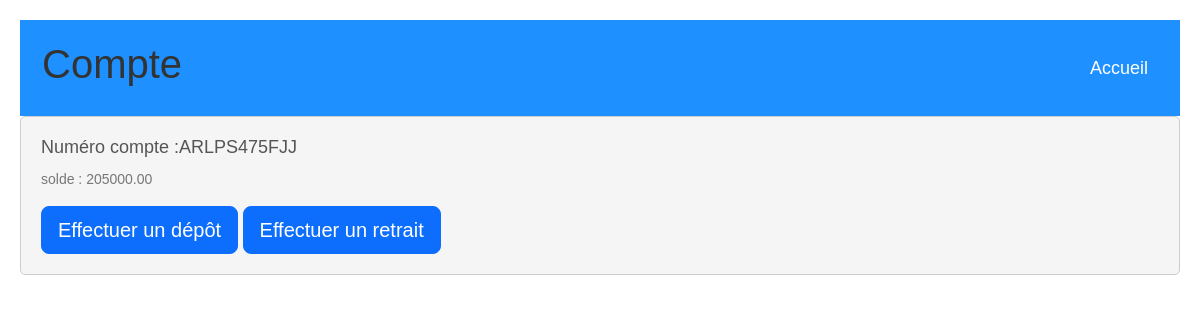
The app's page /comptes/1/solde/ (signed in), older data.
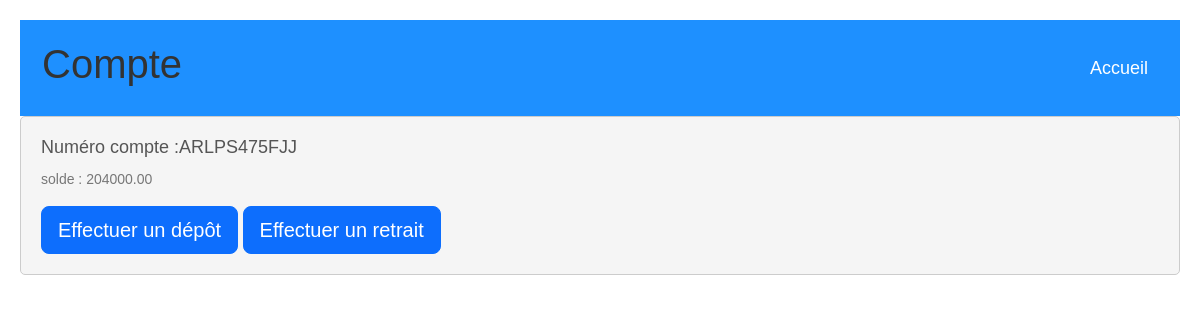
The same page, newer data.
### comptes/models.py (models this page shows, shortened)
class CompteBancaire(models.Model):
    user = models.ForeignKey(settings.AUTH_USER_MODEL, on_delete=models.SET_NULL, null=True)
    numero_compte = models.CharField(max_length=50, unique=True)
    solde = models.DecimalField(max_digits=10, decimal_places=2)

### comptes/views.py (the view)
# urls.py: path('comptes/<int:compte_id>/solde/', comptes.views.afficher_solde, name='afficher_solde'),
@login_required
def afficher_solde(request, compte_id):
    compte = CompteBancaire.objects.get(pk=compte_id)
    return render(request, 'comptes/afficher_solde.html', {'compte': compte})

### comptes/templates/comptes/afficher_solde.html (shortened to what this page needs)
{% load static %}
<!DOCTYPE html>
<html>
<head>
    <link href="https://cdn.jsdelivr.net/npm/bootstrap-icons@1.4.1/font/bootstrap-icons.css" rel="stylesheet" />
    <link rel="stylesheet" href="{% static 'comptes/index.css' %}" />
    <link href="{% static 'comptes/styles.css' %}" rel="stylesheet" />
</head>
<body>
    <header>
        <div class="container">
          <h1>Compte</h1>
          <nav>
            <ul>
            <li><a href="{% url 'compte_list'  %}" id = "Accueil">Accueil</a></li>
            </ul>
          </nav>
        </div>
      </header>
    <div class="article-details">
        <h2> Numéro compte :{{ compte.numero_compte  }}</h2>
        <p> solde : {{ compte.solde }}</p>
        <a class="btn btn-primary btn-lg" href="{% url 'depot' compte.id %}">Effectuer un dépôt</a>
        <a class="btn btn-primary btn-lg" href="{% url 'retrait' compte.id%}">Effectuer un retrait</a>
    </div>
</body>
</html>

### comptes/static/comptes/index.css (style rules this page uses)
header { background-color: dodgerblue; color: #fff; padding: 20px 0; }
.container { max-width: 1200px; margin: 0 auto; display: flex; justify-content: space-between; align-items: center; }
h1 { font-size: 32px; margin: 0; }
nav ul { list-style: none; margin: 0; padding: 0; display: flex; }
nav li { margin-left: 20px; }
nav a { color: #fff; text-decoration: none; font-size: 18px; padding: 10px; border-radius: 5px; transition: background-color 0.3s ease; }
h2 { font-size: 24px; margin-top: 0; }
p { font-size: 18px; line-height: 1.5; }
.container { max-width: 1200px; margin: 0 auto; padding: 0 15px; }
nav a { text-decoration: none; color: inherit; outline: none; }

### comptes/templates/comptes/afficher_solde.html (style rules this page uses)
body { font-family: Arial, sans-serif; margin: 20px; }
h1 { color: #333; }
p { color: #777; }
.article-details { border: 1px solid #ccc; padding: 20px; border-radius: 5px; background-color: #f5f5f5; }
.article-details h2 { color: #555; font-size: 18px; margin-bottom: 10px; }
.article-details p { font-size: 14px; line-height: 1.5; }

Row changes from the older to the newer data that the page shows:
changed CompteBancaire "ARLPS475FJJ": solde "205000.00" → "204000.00"
